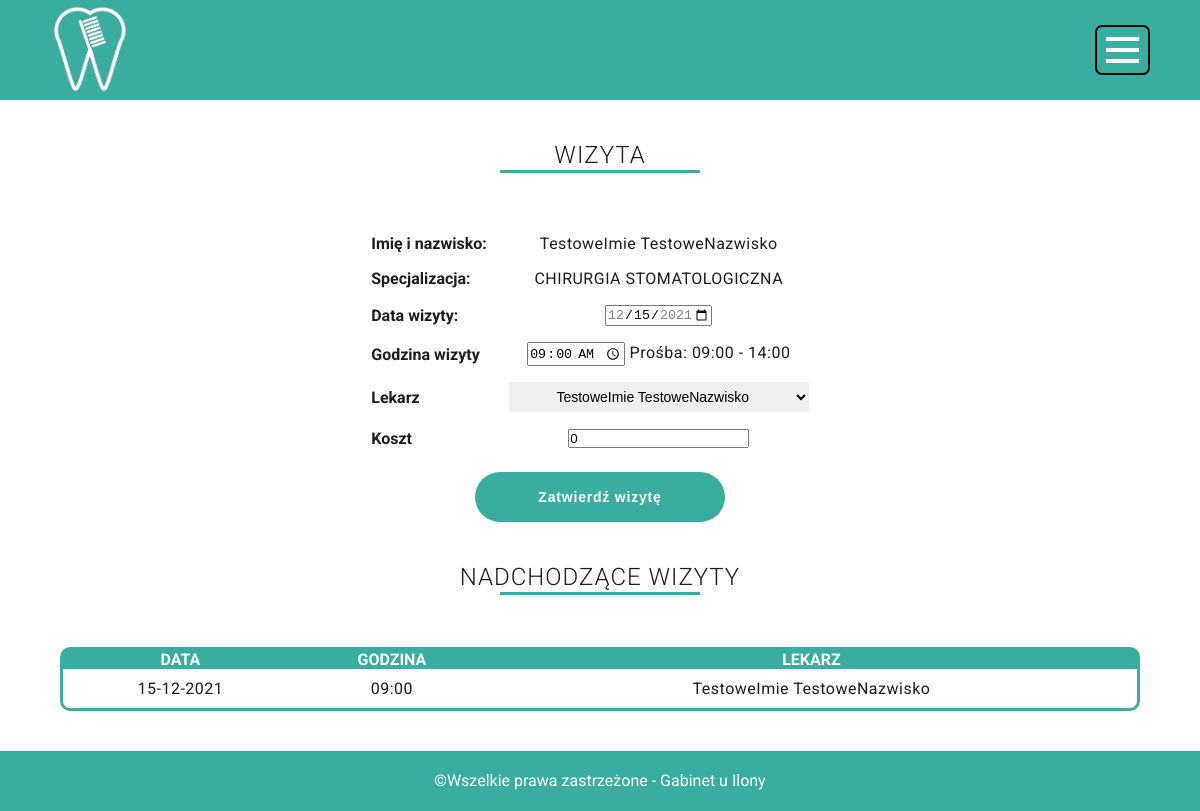
Screenshot of /pages/setVisit.php with the database file from the repository.
### tables this page shows
CREATE TABLE `visitrequests` (
  `id` int(11) NOT NULL,
  `dateProposalFrom` date NOT NULL DEFAULT current_timestamp(),
  `dateProposalTo` date NOT NULL DEFAULT (current_timestamp() + 14 * 24 * 60 * 60),
  `timeProposalFrom` time NOT NULL DEFAULT '10:00:00',
  `timeProposalTo` time NOT NULL DEFAULT '19:00:00',
  `special` int(11) NOT NULL,
  `note` varchar(500) DEFAULT NULL,
  `nfz` tinyint(1) DEFAULT 0,
  `fullname` varchar(300) NOT NULL,
  `user` int(11) NOT NULL
);

CREATE TABLE `specialisation` (
  `id` int(11) NOT NULL,
  `name` varchar(150) NOT NULL
);

CREATE TABLE `visit` (
  `id` int(11) NOT NULL,
  `doctor` int(11) NOT NULL,
  `patient` int(11) NOT NULL,
  `visitDate` date NOT NULL DEFAULT current_timestamp(),
  `visitTime` time NOT NULL DEFAULT current_timestamp(),
  `nfz` tinyint(1) NOT NULL DEFAULT 0,
  `accepted` tinyint(1) NOT NULL DEFAULT 0,
  `cost` double NOT NULL DEFAULT 0
);

CREATE TABLE `users` (
  `id` int(11) NOT NULL,
  `name` varchar(200) NOT NULL,
  `surname` varchar(200) NOT NULL,
  `login` varchar(30) NOT NULL,
  `email` varchar(70) NOT NULL,
  `pass` varchar(300) NOT NULL,
  `tel` varchar(9) NOT NULL,
  `type` int(11) DEFAULT NULL
);

### pages/setVisit.php (the view, shortened to what this page needs)
<?php
$conn = new mysqli("localhost", "root", "", "gabinet");
?>
<!DOCTYPE html>
<html lang="pl-PL">
<head>
    <link rel="stylesheet" href="../style/main.css">
    <link rel="stylesheet" href="../style/menu.css">
    <link rel="stylesheet" href="../style/main-media.css">
    <link rel="stylesheet" href="../style/set-visit.css">
</head>
<body>
    <header>
        <div class="logo">
            <img src="../img/logo.png" alt="Logo gabinetu stomatologicznego">
        </div>
        <nav id="menu-btn">
            <div class="first-menu-block"></div>
            <div class="second-menu-block"></div>
            <div class="third-menu-block"></div>
        </nav>
    </header>
    <section class="tables">
        <div class="heading"><h2>WIZYTA</h2></div>
        <form action="../phpScripts/createVisit.php" method="POST">
        <?php
        $query = "SELECT visitrequests.id as `sid`, fullname,
        TIME_FORMAT(timeProposalFrom, '%H:%i') as timeProposalFrom,
        TIME_FORMAT(timeProposalTo, '%H:%i') as timeProposalTo,
        dateProposalFrom,
        dateProposalTo,
        user, nfz,
        visitrequests.special as idSpecial,
        specialisation.name as special, nfz
        FROM `visitrequests`
        INNER JOIN specialisation ON specialisation.id = visitrequests.special;";
        $result = $conn -> query($query);
        $r = $result -> fetch_object();
        echo '<table class="table-main">
        <tr><th>Imię i nazwisko:</th><td>'.$r->fullname.'</td></tr>
        <tr><th>Specjalizacja:</th><td>'.$r->special.'</td></tr>
        <tr>
        <th>Data wizyty:</th><td><input type="date" name="visitDate"
        min="'. $r->dateProposalFrom.'" max="'. $r->dateProposalTo.'" value="'. $r->dateProposalFrom.'" required></td>
        </tr>
        <tr>
        <th>Godzina wizyty</th><td>
        <input type="time" min="'.$r->timeProposalFrom.'" max="'.$r->timeProposalTo.'" value="'. $r->timeProposalFrom.'" name="visitTime" required> Prośba: '.$r->timeProposalFrom. " - ".$r->timeProposalTo.'
        </td>
        </tr>
        <tr><th>Lekarz</th><td>
        <input type="hidden" value="'.$r->sid.'" name="sid">
        <input type="hidden" value="'.$r->user.'" name="user">
        <input type="hidden" value="'.$r->nfz.'" name="nfz">
        <select name="doc">';
        $type = $r->idSpecial;
        $result = $conn -> query("SELECT * FROM doctors INNER JOIN users ON users.id = doctors.user WHERE specialisation = $type");
        while($doc = $result -> fetch_object()){
            echo '<option value="'.$doc->id.'">'.$doc->name. " " . $doc -> surname.'</option>';
        }
        echo '</select></td></tr>
        <tr><th>Koszt</th><td><input type="number" name="cost" value="0" step="0.01"></td></tr>';
        ?>
        </table>
        <input type="submit" value="Zatwierdź wizytę" name="sentCorrectly">
    </section>
    <section class="tables">
        <div class="heading"><h2>NADCHODZĄCE WIZYTY</h2></div>
        <table class="table-incoming">
            <tr class="table-heading">
            <th>Data</th>
            <th>Godzina</th>
            <th>Lekarz</th>
            </tr>
        <?php
        $query = "SELECT *,TIME_FORMAT(visitTime, '%H:%i') as vt, DATE_FORMAT(visitDate, '%d-%m-%Y') as vd FROM visit INNER JOIN users ON users.id = visit.doctor WHERE accepted = true AND visitDate BETWEEN '$r->dateProposalFrom' AND '$r->dateProposalTo'";
        if($a = $conn -> query($query)){
            while($b = $a -> fetch_object())
                echo '<tr>
                    <td>'.$b->vd.'</td>
                    <td>'.$b->vt.'</td>
                    <td>'.$b->name." ". $b->surname . '</td>
                </tr>';
        }
        ?>
        </table>
    </section>
    <footer>
        <p>&copy;Wszelkie prawa zastrzeżone - Gabinet u Ilony</p>
    </footer>
</body>
</html>

### style/main.css (style rules this page uses)
:root { --szary: #ebe6e0; --tekst: #1d1b1b; --morski: #3aada1; --granatowy: #31364c; }
body { font-family: Roboto; color: var(--tekst); overflow-x: hidden; }
* { margin: 0; padding: 0; box-sizing: border-box; }
header { width: 100%; height: 100px; display: flex; justify-content: space-between; align-items: center; background-color: var(--morski); padding: 0 50px; }
nav { min-width: 55px; height: 50px; background-color: var(--morski); padding: 6px 0; display: flex; justify-content: space-around; align-items: center; flex-direction: column; border-radius: 7px; border: 2px solid black; cursor: pointer; }
nav div { background-color: white; height: 4px; width: 65%; }
.logo img { width: 80px; }
.heading { margin-top: 25px; width: 100%; height: 60px; line-height: 60px; text-align: center; margin-bottom: 40px; }
.heading h2 { width: 100%; letter-spacing: 1px; font-weight: 300; }
.heading h2::after { content: ''; display: block; width: 200px; height: 3px; background-color: var(--morski); margin:auto; margin-top: -15px; }
footer { background-color: var(--morski); color: white; text-align: center; line-height: 60px; }

### style/menu.css (style rules this page uses)
.first-menu-block { z-index: 5; }
.third-menu-block { z-index: 5; }

### style/set-visit.css (style rules this page uses)
.table-incoming { width: 90%; border: 3px solid var(--morski); border-spacing: 0; border-radius: 10px; margin-bottom: 40px; }
.table-heading { background-color: var(--morski); color: white; text-transform: uppercase; }
.tables { display: flex; flex-direction: column; align-items: center; }
td { text-align: center; padding: 10px 0; letter-spacing: 0.5px; }
form { display: flex; flex-direction: column; align-items: center; }
input[type="submit"] { width: 250px; background-color: var(--morski); border-radius: 30px; color: white; font-size: 14px; font-weight: bold; letter-spacing: 0.8px; cursor: pointer; border: 0; line-height: 50px; margin-top: 15px; }
select { width: 300px; height: 30px; border-radius: 0px; border: 0px; text-align: center; font-size: 14px; }
.table-main th { text-align: left; }
.table-main td { padding: 7px 20px; }

### rows the page displays
visitrequests: fullname "TestoweImie TestoweNazwisko", special.name "CHIRURGIA STOMATOLOGICZNA", visitDate "12/15/2021"
visit: vd "15-12-2021", vt "09:00", doctor.name "TestoweImie", doctor.surname "TestoweNazwisko"

### other values shown
$r->timeProposalFrom "09:00"
$r->timeProposalTo "14:00"
form field doc "TestoweImie TestoweNazwisko"
